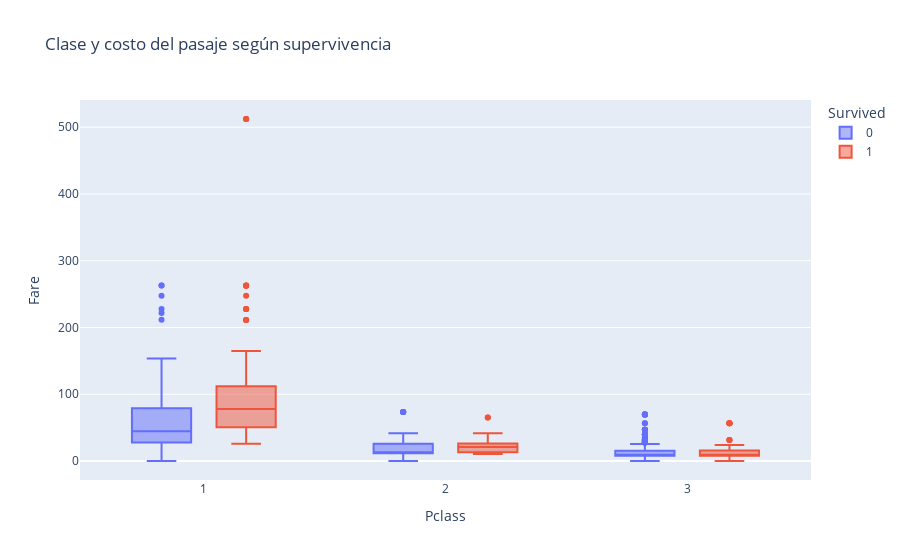

Write notebook code for a chart like this one.
### Code cell
px.box(df_train, x="Pclass", y="Fare", color="Survived", title='Clase y costo del pasaje según supervivencia')

### Figure 1 — Plotly figure (JSON) as saved in the notebook; plotly's stock layout.template omitted (floating-point values rounded to 4 significant figures; data arrays with more than 128 entries replaced by an {"elided": "..."} marker saying what was removed)
{"data": [{"alignmentgroup": "True", "hovertemplate": "Survived=0<br>Pclass=%{x}<br>Fare=%{y}<extra></extra>", "legendgroup": "0", "marker": {"color": "#636efa"}, "name": "0", "notched": false, "offsetgroup": "0", "orientation": "v", "showlegend": true, "type": "box", "x": {"elided": "549 int values"}, "x0": " ", "xaxis": "x", "y": {"elided": "549 float values"}, "y0": " ", "yaxis": "y"}, {"alignmentgroup": "True", "hovertemplate": "Survived=1<br>Pclass=%{x}<br>Fare=%{y}<extra></extra>", "legendgroup": "1", "marker": {"color": "#EF553B"}, "name": "1", "notched": false, "offsetgroup": "1", "orientation": "v", "showlegend": true, "type": "box", "x": {"elided": "342 int values"}, "x0": " ", "xaxis": "x", "y": {"elided": "342 float values"}, "y0": " ", "yaxis": "y"}], "layout": {"boxmode": "group", "legend": {"title": {"text": "Survived"}, "tracegroupgap": 0}, "title": {"text": "Clase y costo del pasaje según supervivencia"}, "xaxis": {"anchor": "y", "domain": [0, 1], "title": {"text": "Pclass"}}, "yaxis": {"anchor": "x", "domain": [0, 1], "title": {"text": "Fare"}}}}
